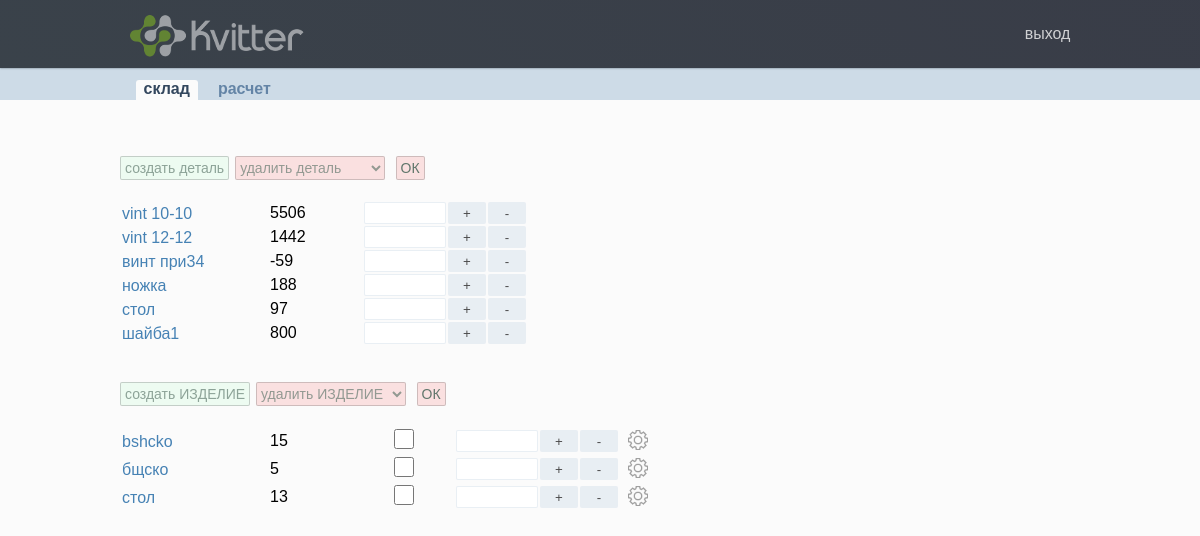
Before: /sklad/ (signed in) with the older database file.
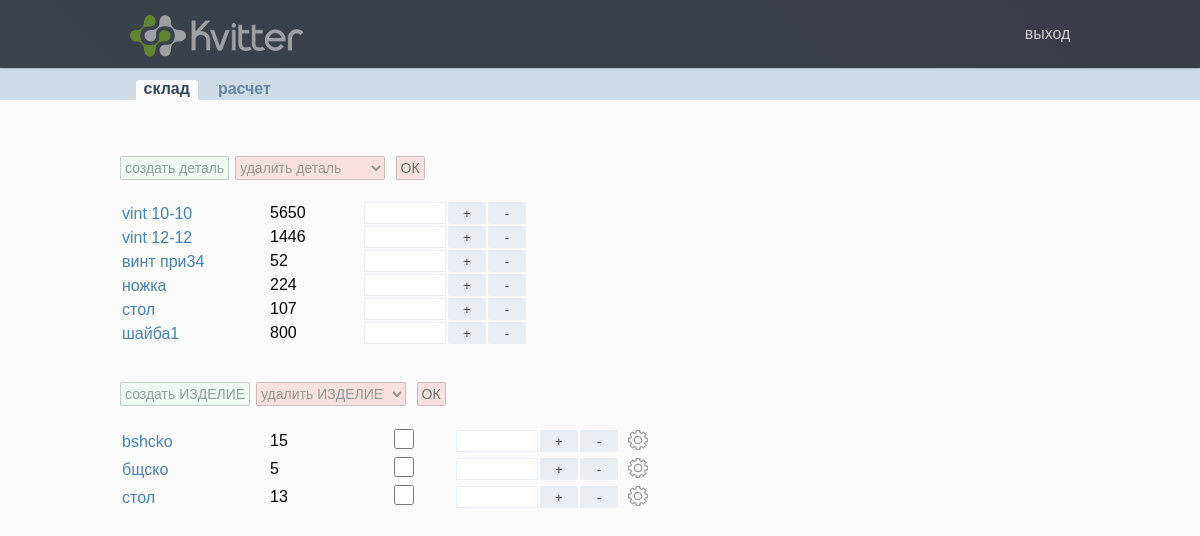
After: the same page with the newer database file.
### sklad/models.py (models this page shows, shortened)
class List_details(models.Model):
	title = models.CharField(max_length=50)
	count = models.IntegerField()
	slug = models.SlugField(max_length=50, null = False, unique=True)
	def __str__(self):
		return self.title

class List_products(models.Model):
	title = models.CharField(max_length=50)
	count = models.IntegerField()
	slug = models.SlugField(max_length=50, null = False, unique=True)
	obj_details = models.ManyToManyField('Detail_in_products', default="default_obj_details", blank=True, verbose_name = 'детали')
	def __str__(self):
		return self.title

### sklad/views.py (the view, shortened to what this page needs)
# urls.py: path('', Sklad_list.as_view(), name='sklad_list_url'),
class Sklad_list(LoginRequiredMixin, View):
	def get(self, request):
		form = DetailForm()
		formid = DetailId()
		product_create = List_products_Form()
		product_del = Product_delete_Form()
		product = List_products.objects.all()
		form_product = []
		for i in product:
			form_product.append(List_products_Form(instance=i))
		details = List_details.objects.all()
		forms = []
		for i in details:
			forms.append(DetailForm(instance=i))
		context = {
			'form': form,
			'forms': forms,
			'formid': formid,
			'product_create': product_create,
			'form_product': form_product,
			'product_del': product_del,
		}
		return render(request, 'sklad/sklad_list.html', context=context)

### sklad/forms.py
class DetailForm(forms.ModelForm):
	class Meta:
		model = List_details
		fields = ['title', 'count', 'slug']
		widgets = {
			'title': forms.TextInput(),
			'count': forms.NumberInput(),
			'slug': forms.TextInput(),
		}

class DetailId(forms.Form):
	field1 = forms.ModelChoiceField(queryset = List_details.objects.all(), empty_label="удалить деталь")
	field1.widget.attrs.update({'class': 'list_del_detil'})

### sklad/models.py (called while the page is built)
	def __str__(self):
		return '{} -кол: {}'.format(self.detail, self.detail_count)

### sklad/templates/sklad/sklad_list.html (shortened to what this page needs)
{% extends 'base.html' %}
{% block content %}
{% load static %}
<div class="block_control">
	<div class="block_add_detail">
		<div>
			<button onclick="showHide('block_id')" class="button_add_detail">создать деталь</button>
		</div>
		<div>
			<form  action ="{% url 'sklad_list_url' %}" method="post" >
				{{formid.field1}}
				<button  class="ok_del" type="submit" name="detail_delete" value="detail_delete" >ОК</button>
			</form>
		</div>
	</div>
</div>
<table class="tabl_details">
	{% for f in forms %}
	<form action ="{% url 'sklad_list_url' %}" method="post">
		<tr>
			<td class="detail_title">{{f.title}}</td>
			<td class="detail_count">{{f.count}}</td>
			<td class="detail_number"><input type="number" name="number"></td>
			<td><button class="detail_button" type="submit" name="detail_button_plus" value="{{f.slug.value}}"> + </button></td>
			<td><button class="detail_button" type="submit" name="detail_button_minus" value="{{f.slug.value}}"> - </button></td>
		</tr>
	</form>
	{% endfor %}
</table>
<br>
<br>
<div class="block_add_case">
	<div class="block_add_detail">
		<div>
			<button class="button_add_detail"><a href="{% url 'product_create_url' %}">создать ИЗДЕЛИЕ</a></button>
		</div>
		<div>
			<form  action ="{% url 'sklad_list_url' %}" method="post" >
				{{product_del.list_products}}
				<button  class="ok_del" type="submit" name="product_delete" value="product_delete" >ОК</button>
			</form>
		</div>
	</div>
	<table class="tabl_details">
		{% for f in form_product %}
		<form action ="{% url 'sklad_list_url' %}" method="post">
			<tr>
				<td class="detail_title">{{f.title}}</td>
				<td class="detail_count">{{f.count}}</td>
				<td class="detail_count">{{f.cheek}}</td>
				<td class="product_number"><input type="number" name="number"></td>
				<td><button class="detail_button" type="submit" name="product_button_plus" value="{{f.slug.value}}"> + </button></td>
				<td><button class="detail_button" type="submit" name="product_button_minus" value="{{f.slug.value}}"> - </button></td>
				<td>
					<a href="/sklad/product/{{f.slug.value}}/"> <img style="width: 20px; margin: 2px auto auto 8px; opacity: 0.5;" src='{% static "Images/update.png" %}'></a>
				</td>
			</tr>
		</form>
		{% endfor %}
	</table>
</div>
{% endblock %}

### templates/base.html (shortened to what this page needs)
{% load static %}
<!DOCTYPE html>
<html lang="ru">
<head>
	<link rel="stylesheet" href="{% static 'css/base.css' %}"/>
</head>
<body>
	<header>
		<div class='headerWraper'>
			<div class='headerBloc'>
				<a class='wrapLogoImg' title="sklad" href='{% url "sklad_list_url" %}'>
					<img class='logoImg' src='{% static "Images/logo.png" %}' alt='sklad'>
				</a>
				{% if user.is_authenticated %}
				<a class='bottonReg' href="{% url 'logout' %}">выход</a>
				{% endif %}
			</div>
		</div>
		<div class='headerBlocNav'>
			{% block headerNav %}
			<nav class='headerNav'>
				<ul>
					{% if user.is_authenticated %}
					<li class="headerNavActiv" ><a href='{% url "sklad_list_url" %}'>склад</a></li>
					<li><a href='{% url "calculation_url" %}'>расчет</a></li>
					{% endif %}
				</ul>
			</nav>
			{% endblock %}
		</div>
	</header>
	<main>
		<div class='mainBloc'>
			<div class='content'>
				<div class='ckladContent'>
						{% block content %}
						{% endblock %}
				</div>
			</div>
		</div>
	</main>
</body>

### static/css/base.css (style rules this page uses)
* { margin: 0; padding: 0; outline: none; }
li { list-style: none; }
html { height: 100%; }
body { display: flex; flex-direction: column; height: 100%; font-family: verdana, trebuchet, sans-serif; background-color: rgba(245, 245, 245, 0.31); }
header { flex: 0 0 auto; }
main { flex: 1 0 auto; }
img { max-width: 100%; height: auto; }
.headerWraper { background: linear-gradient(45deg, rgba(37, 46, 55, 0.9), rgba(2, 7, 21, 0.78)); box-shadow: 0 0 2px 0 rgba(32,32,32,0.75); width: 100%; }
.headerBloc { display: flex; width: 80%; max-width: 1200px; margin: 0px auto; align-items: center; min-height: 60px; align-items: flex-end; }
.headerBlocNav { background-color: #7da2c45e; min-height: 32px; }
.wrapLogoImg { display: block; margin: 15px 0 4px 1%; }
.logoImg { max-height: 45px; min-height: 40px; min-width: 90px; opacity: 0.5; }
.bottonReg { margin: auto 1% auto auto; text-decoration: none; color: rgba(253, 253, 253, 0.77); }
.headerNav { width: 80%; margin: 0px auto 4px; }
.headerNav ul { display: flex; padding: 12px 0 2px 0; margin: 0px auto 6px 1%; }
.headerNav ul li { list-style: none; }
.headerNav a { text-decoration: none; font-size: 16px; padding: 0px 8px 3px 8px; margin: 1px 6px; color: rgba(11, 59, 111, 0.54); font-weight: bold; }
.headerNavActiv a { background-color: #fbfbfb; border-radius: 3px 3px 0px 0; color: rgb(51, 71, 94); }
.mainBloc { width: 80%; max-width: 1200px; margin: 50px auto; }
.ckladContent { width: 100%; }
.button_add_detail { border: 1px solid #00000040; background-color: #44f2781c; border-radius: 2px; height: 24px; font-size: 14px; padding: 0px 4px 1px 4px; color: #082d1d9c; margin: 0 6px 0 0; opacity: 0.7; }
.button_add_detail a { text-decoration: none; color: #082d1d9c; }
.tabl_details { margin: 20px 0 0 0; }
.block_add_detail { display: flex; }
.detail_title { color: steelblue; padding: 1px 20px 0 0; font-size: 16px; }
.detail_count { padding: 0 10px 0 0; }
.detail_button { width: 38px; height: 22px; background-color: #cddbe794; border: none; border-radius: 2px; opacity: 0.7; }
input[type="text"] { -moz-appearance: textfield; width: 80px; border: 1px solid #cddbe770; height: 20px; border-radius: 2px; font-size: 16px; }
input[type="number"] { -moz-appearance: textfield; width: 80px; border: 1px solid #cddbe770; height: 20px; border-radius: 2px; font-size: 16px; }
.detail_title input { border: none; width: 120px; height: 20px; font-size: 16px; background-color: transparent; color: steelblue; }
.detail_count input { width: 80px; height: 20px; border-radius: 2px; font-size: 16px; padding: 0px 2px 0px 6px; border: none; background-color: transparent; }
.list_del_detil { min-width: 150px; border: 1px solid #00000040; background-color: #f2444433; border-radius: 2px; height: 24px; font-size: 14px; color: #082d1d9c; margin: 0 6px 0 0; opacity: 0.7; }
.ok_del { border: 1px solid #00000040; background-color: #f2444433; border-radius: 2px; height: 24px; font-size: 14px; color: #082d1de6; opacity: 0.7; padding: 0 4px; margin: 0 20px 0 0; }

Changed rows visible on the page:
changed List_details "vint 10-10": count "5506" → "5650"
changed List_details "vint 12-12": count "1442" → "1446"
changed List_details "винт при34": count "-59" → "52"
changed List_details "ножка": count "188" → "224"
changed List_details "стол": count "97" → "107"
